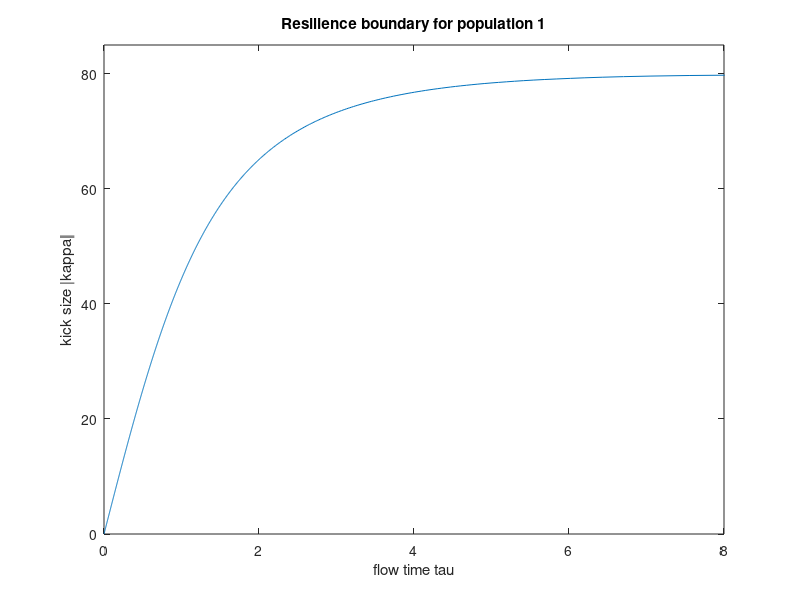

Recreate this plot in MATLAB.
%THIS SCRIPT PLOTS THE FLOW-KICK RESILIENCE BOUNDARY FOR ALLEE POPULATIONS 1 AND 2
%For each harvest (kick) size, the script approximates the minimum time it takes to
%population to recover by that magnitude. 

%Create the inverse of the vector field function, i.e. dt/dx
fun=@(x) 1./(x.*(1-(x/100)).*((x/20)-1)); %population 1
%fun=@(x) 1./(x.*(1-(x/100)).*((x/20)-1).*(0.0002*x.^2-0.024*x+1.4));
%%population 2, remove '%' to find resilience boundary for this population.

%Create a range of kick values 
krange=-79.8:0.1:0;  %go close to distance to threshold, but not quite

%Create an array to store points on the resilience boundary.
ResilienceCurve=zeros(2,length(krange));

%For each kick, calculate the minimum time needed to fully recover from the
%kick within the basin of attraction.
kcount=0;
for k=krange
    kcount=kcount+1;
    x0range=20.1-k:0.1:99.9; %identify a set of x values at which to start flowing (min computed over this set)
    TimeToFlow=zeros(1,length(x0range));
    x0count=0;
        for x0=x0range
            x0count=x0count+1;
            TimeToFlow(x0count)=integral(fun,x0+k,x0);%calculate time to flow from x0+k to x0
        end
    ResilienceCurve(1,kcount)= min(TimeToFlow); %the tau that goes with k
    ResilienceCurve(2,kcount)= k; % the k
end

figure
plot(ResilienceCurve(1,:),-ResilienceCurve(2,:))
title('Resilience boundary for population 1')
xlabel('flow time tau')
ylabel('kick size |kappa|')
axis([0 8 0 85])

